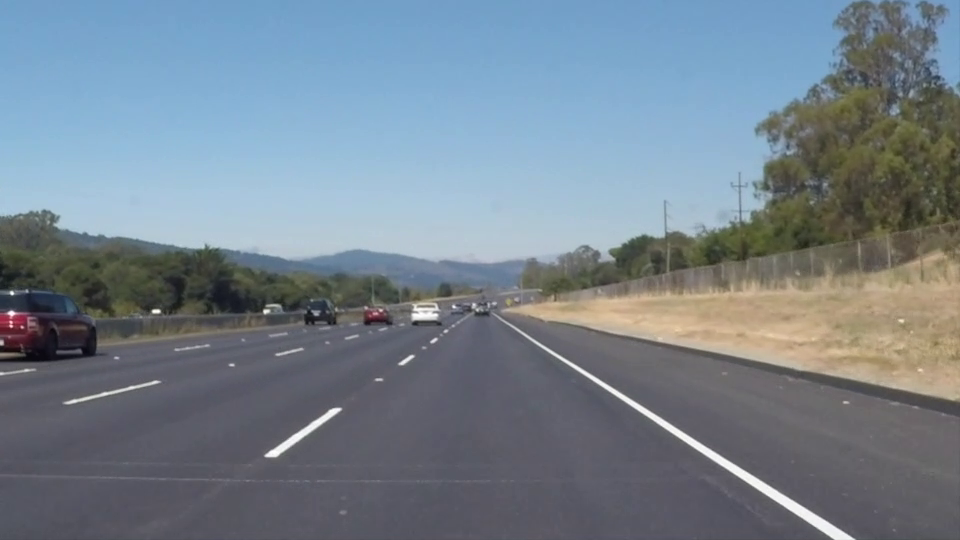
#> input picture frame 22 of project2/data/test_videos/solidWhiteRight.mp4, 960 x 540 px, given in place of highway.mp4, which was not available
$ python main.py
#> lines starting #> are read from the running program, lines starting #| are printed output that depends on the picture; pictures that were not available may be replaced by others from this repository, and a replacement may not be noted
### project1/tracker.py
# EuclideanDistTracker class를 만들기 위해 math 모듈 호출
import math

#물체를 Track 하기 위해 EuclideanDistTracker class 생성
class EuclideanDistTracker:
    def __init__(self):
        # 중심 위치를 저장하는 center_points 생성
        self.center_points = {}
        # 물체의 개수를 count 하기 위해 id_count 생성
        self.id_count = 0

    #update 함수 생성
    def update(self, objects_rect):
        # 물체의 boundary와 id를 저장하는 objects_bbs_ids 생성
        objects_bbs_ids = []

        # 새로운 물체의 중심 위치를 추출하는 코드
        for rect in objects_rect:
            #objects_rect에 저장되어 있는 픽셀의 가로값, 세로값, 너비, 높이를 x, y, w, h에 넣어줌
            x, y, w, h = rect
            # cx, cy는 물체의 중심 픽셀값을 나타냄
            # floor division을 이용하여 자연수의 값이 나오도록 함
            cx = (x + x + w) // 2
            cy = (y + y + h) // 2

            # same_object_detected 를 False로 정의함
            # same_object_detected 는 동일한 물체에 대해서는 ture값을 유지하고 새로운 물체에는 False값
            # same_object_detected를 통하여 새로운 물체인지 아닌지 판단이 가능
            same_object_detected = False


            # center_points.items()를 이용하여
            # key 값인 id_count와 값인 cx, cy를 각각 id와 pt에 대응하여 for문 수행
            for id, pt in self.center_points.items():
                # dist는 math의 hypot 함수를 이용하여 물체가 이동한 길이를 나타냄
                dist = math.hypot(cx - pt[0], cy - pt[1])

                if dist < 35:
                    # 새로운 center_points를 넣어줌
                    self.center_points[id] = (cx, cy)
                    # 새로운 center_points를 print하여 출력
                    print(self.center_points)
                    # objects_bbs_ids에 픽셀의 가로, 세로, 너비, 높이, id값을 넣어줌
                    objects_bbs_ids.append([x, y, w, h, id])
                    # same_object_detected를 True로 해줌으로서 한번 검출된 물체라는 것을 인식시킴
                    same_object_detected = True
                    break

            # New object is detected we assign the ID to that object
            # 새로운 물체가 감지되면 if 문이 실행됨
            if same_object_detected is False:
               # 물체의 고유 id값과 중심 위치를 저장함
               self.center_points[self.id_count] = (cx, cy)
               # objects_bbs_ids에 픽셀의 가로, 세로, 너비, 높이, id값을 넣어줌
               objects_bbs_ids.append([x, y, w, h, self.id_count])
               # 새로운 물체가 감지된 경우이므로 id_count를 1 높여
               # 다음에 들어올 새로운 물체의 id값과 현재 id값에 차이를 둠
               self.id_count += 1

        # center_points와 id를 초기화하는 new_center_points 생성
        new_center_points = {}
        for obj_bb_id in objects_bbs_ids:
            _, _, _, _, object_id = obj_bb_id
            center = self.center_points[object_id]
            new_center_points[object_id] = center

        # 사용하지 않는 id와 center_points를 제거하도록 하는 코드
        self.center_points = new_center_points.copy()

        # x, y, w, h, id 정보를 가지고 있는 objects_bbs_ids를 return함
        return objects_bbs_ids

### project1/main.py
# 영상처리를 위해 OpenCV를 사용
import cv2
# tracker.py 에서 정의한 EuclideanDistTraker를 사용하기 위해 traker를 불러옴
from tracker import *

# tracker.py 파일에 정의한 EuclideanDistTracker Class를 tracker에 저장
# tracker를 통해 물체를 추적하는 것이 가능하게 함
tracker = EuclideanDistTracker()

# cap에 highway.mp4 의 파일 저장
cap = cv2.VideoCapture("highway.mp4")

# cv2에 createBackgroundSubtractorMOG2() 함수를 이용하여 물체를 detection 함
# createBackgroundSubtractorMOG2() 는 고정된 카메라에서 움직이는 물체만을 detection 함
object_detector = cv2.createBackgroundSubtractorMOG2(history=100, varThreshold=40)


while True:
    # highway.mp4 파일의 프레임별 이미지를 읽는 변수 ret과 frame 정의
    ret, frame = cap.read()
#> frame is the input picture: shape (540, 960, 3); mean B, G, R 141.9, 130.7, 117.7

    # highway.mp4 파일의 높이와 넓이를 추출함
    height, width, _ = frame.shape
#> height = 540; width = 960

    # Region of interest를 지정함
    roi = frame[340: 720,500: 800]
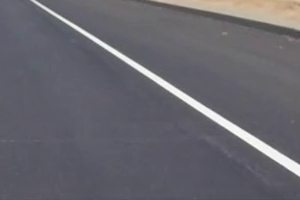
#> roi: shape (200, 300, 3); mean B, G, R 109.5, 102.2, 103.7

    # mask에 roi에 해당하는 영역에서 object를 detection하도록 함
    # 영상을 보면 createBackgroundSubtractorMOG2()에서 흑백처리 한 후
    # 움직이는 물체만 흰색으로 표시한 것을 확인할 수 있음
    mask = object_detector.apply(roi)
#> mask: shape (200, 300); every value is 127
    # threshold를 통하여 흑백 mask 에서 thresh값을 254, maxval 값을 255로 세팅함
    _, mask = cv2.threshold(mask, 254, 255, cv2.THRESH_BINARY)
#> mask: shape (200, 300); every value is 0
    # 흑백의 mask를 통해 윤곽선을 검색하는 findContours 함수를 이용하여 윤곽선 추출
    contours, _ = cv2.findContours(mask, cv2.RETR_TREE, cv2.CHAIN_APPROX_SIMPLE)
#> contours = []

    # 물체가 있는 사각형의 bound를 저장하는 변수 detections 정의
    detections = []
    for cnt in contours:
        # 물체의 윤곽선의 넓이를 area에 넣음
        area = cv2.contourArea(cnt)
        # area를 일정 크기 이상으로 설정하여 너무 작은 물체는 무시
        if area > 100:
            # drawContours를 통하여 검출한 외곽선을 그림
            cv2.drawContours(roi, [cnt], -1, (0, 255, 0), 2)
            # 외곽선을 둘러싸는 bound를 x, y, w, h에 저장
            x, y, w, h = cv2.boundingRect(cnt)

            # 추출한 x, y, w, h를 detections에 저장
            detections.append([x, y, w, h])
#> this loop made 0 passes
#> after the loop, detections = []


    # tracker.py에서 정의한 update를 사용하여 물체를 track함
    boxes_ids = tracker.update(detections)
#> after the loop in update, `for rect in objects_rect:`: self.center_points = 0 items; self.id_count = 0
#> after the loop in update, `for obj_bb_id in objects_bbs_ids:`: new_center_points = 0 items
#> boxes_ids = []
    for box_id in boxes_ids:
        x, y, w, h, id = box_id
        # roi영역에 id를 표시함
        cv2.putText(roi, str(id), (x, y - 15), cv2.FONT_HERSHEY_PLAIN, 2, (255, 0, 0), 2)
        # roi영역에 rectagle를 이용하여 boundary를 그림
        cv2.rectangle(roi, (x, y), (x + w, y + h), (0, 255, 0), 3)


    # roi와 frame과 mask 이미지 출력을 함
    cv2.imshow("roi", roi)
    cv2.imshow("Frame", frame)
    cv2.imshow("Mask", mask)

    # 특정 키를 누르면 정지되도록 함
    # 32는 ASCII 에서 Space bar를 뜻함
    key = cv2.waitKey(32)
#> (key Esc is pressed here)
    if key == 32:
        break

#cap 객체를 release하여 해제하고 모든 창을 끔
cap.release()
cv2.destroyAllWindows()

$ run again, starting later in the video
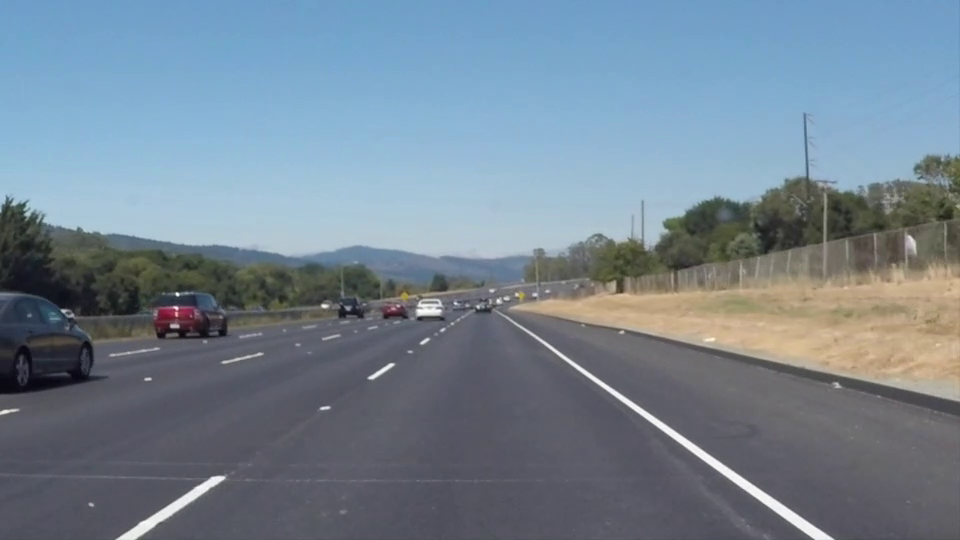
#> input picture frame 99 of project2/data/test_videos/solidWhiteRight.mp4, 960 x 540 px, given in place of highway.mp4, which was not available
#> frame is the input picture: shape (540, 960, 3); mean B, G, R 146, 132.3, 116.7
#> `roi = frame[340: 720,500: 800]`:
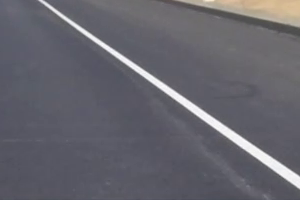
#> roi: shape (200, 300, 3); mean B, G, R 109.1, 101, 102
#> contours = []
#> after the loop in update, `for rect in objects_rect:`: self.center_points = 0 items; self.id_count = 0
#> after the loop in update, `for obj_bb_id in objects_bbs_ids:`: new_center_points = 0 items
#> boxes_ids = []

$ run again, starting later in the video
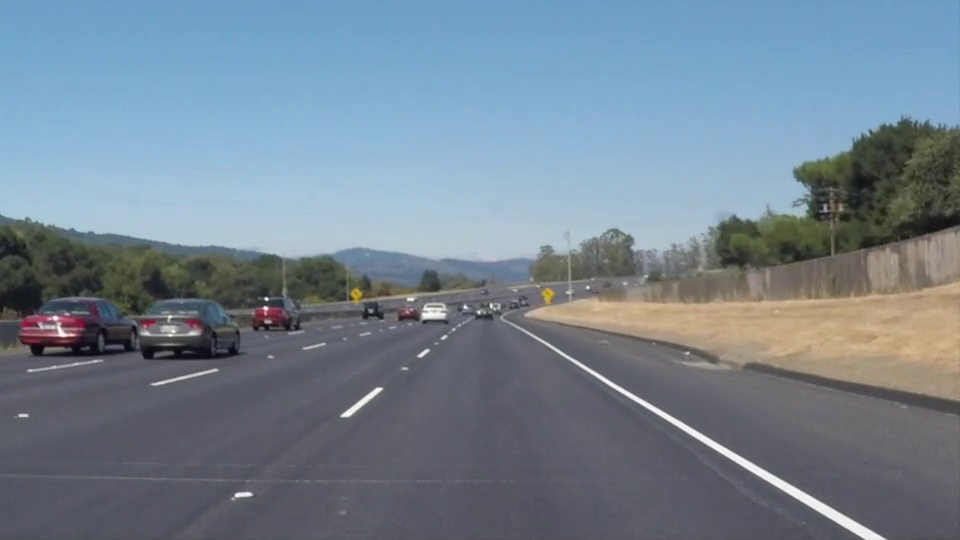
#> input picture frame 176 of project2/data/test_videos/solidWhiteRight.mp4, 960 x 540 px, given in place of highway.mp4, which was not available
#> frame is the input picture: shape (540, 960, 3); mean B, G, R 145.2, 131.6, 116.5
#> `roi = frame[340: 720,500: 800]`:
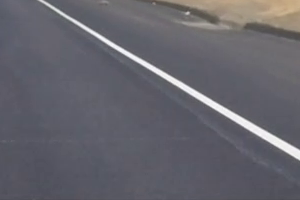
#> roi: shape (200, 300, 3); mean B, G, R 108.1, 100.3, 101.4
#> contours = []
#> after the loop in update, `for rect in objects_rect:`: self.center_points = 0 items; self.id_count = 0
#> after the loop in update, `for obj_bb_id in objects_bbs_ids:`: new_center_points = 0 items
#> boxes_ids = []
